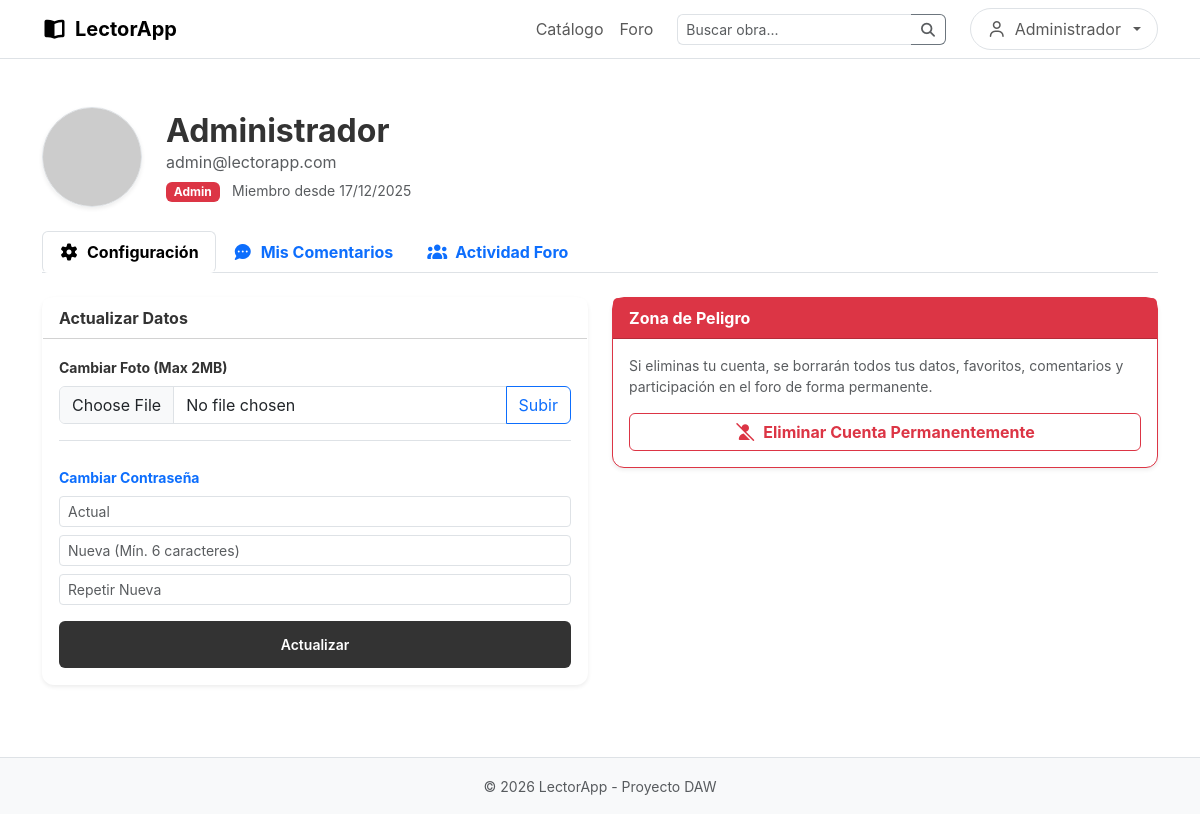
The app's page /perfil.php (signed in) with its own data.
### tables this page shows
CREATE TABLE `usuarios` (
  `id` int(11) NOT NULL,
  `nombre` varchar(50) NOT NULL,
  `email` varchar(100) NOT NULL,
  `password` varchar(255) NOT NULL,
  `rol` enum('admin','lector') DEFAULT 'lector',
  `fecha_registro` datetime DEFAULT current_timestamp(),
  `foto` varchar(255) DEFAULT NULL,
  `fecha_desbloqueo` datetime DEFAULT NULL
);

### perfil.php (the view, shortened to what this page needs)
<?php
require 'includes/db.php';
$nombreUser = $_SESSION['usuario'];
$sql = "SELECT * FROM usuarios WHERE nombre = ?";
$stmt = $conn->prepare($sql);
$stmt->bind_param("s", $nombreUser);
$stmt->execute();
$usuario = $stmt->get_result()->fetch_assoc();
?>
<?php include 'includes/header.php'; ?>
<main class="container py-5">
    <div class="row mb-4 align-items-center">
        <div class="col-md-auto text-center">
            <?php $foto_mostrar = !empty($usuario['foto']) ? $usuario['foto'] : 'https://via.placeholder.com/150'; ?>
            <img src="<?php echo $foto_mostrar; ?>" class="rounded-circle border shadow-sm" width="100" height="100" style="object-fit: cover;">
        </div>
        <div class="col-md">
            <h2 class="mb-0 fw-bold"><?php echo htmlspecialchars($usuario['nombre']); ?></h2>
            <p class="text-muted mb-1"><?php echo htmlspecialchars($usuario['email']); ?></p>
            <span class="badge <?php echo $usuario['rol'] == 'admin' ? 'bg-danger' : 'bg-info'; ?>">
                <?php echo ucfirst($usuario['rol']); ?>
            </span>
            <span class="text-muted small ms-2">Miembro desde <?php echo date('d/m/Y', strtotime($usuario['fecha_registro'])); ?></span>
        </div>
    </div>
    <ul class="nav nav-tabs mb-4" id="myTab" role="tablist">
        <li class="nav-item" role="presentation">
            <button class="nav-link active fw-bold" id="config-tab" data-bs-toggle="tab" data-bs-target="#config" type="button">
                <i class="fas fa-cog me-2"></i>Configuración
            </button>
        </li>
        <li class="nav-item" role="presentation">
            <button class="nav-link fw-bold" id="actividad-tab" data-bs-toggle="tab" data-bs-target="#actividad" type="button">
                <i class="fas fa-comment-dots me-2"></i>Mis Comentarios
            </button>
        </li>
        <li class="nav-item" role="presentation">
            <button class="nav-link fw-bold" id="foro-tab" data-bs-toggle="tab" data-bs-target="#foro" type="button">
                <i class="fas fa-users me-2"></i>Actividad Foro
            </button>
        </li>
    </ul>
    <div class="tab-content" id="myTabContent">
        <div class="tab-pane fade show active" id="config" role="tabpanel">
            <div class="row">
                <div class="col-md-6 mb-4">
                    <div class="card shadow-sm h-100">
                        <div class="card-header bg-white fw-bold">Actualizar Datos</div>
                        <div class="card-body">
                            <form method="POST" enctype="multipart/form-data" class="mb-4 pb-3 border-bottom">
                                <label class="form-label small fw-bold">Cambiar Foto (Max 2MB)</label>
                                <div class="input-group">
                                    <input type="file" name="foto_perfil" class="form-control" accept=".jpg,.jpeg,.png,.webp" required>
                                    <button class="btn btn-outline-primary" type="submit">Subir</button>
                                </div>
                            </form>
                            <form method="POST">
                                <label class="form-label small fw-bold text-primary">Cambiar Contraseña</label>
                                <div class="mb-2">
                                    <input type="password" name="pass_actual" class="form-control form-control-sm" placeholder="Actual" required>
                                </div>
                                <div class="mb-2">
                                    <input type="password" name="pass_nueva" class="form-control form-control-sm" placeholder="Nueva (Mín. 6 caracteres)" required>
                                </div>
                                <div class="mb-3">
                                    <input type="password" name="pass_confirm" class="form-control form-control-sm" placeholder="Repetir Nueva" required>
                                </div>
                                <div class="d-grid">
                                    <button type="submit" class="btn btn-primary btn-sm">Actualizar</button>
                                </div>
                            </form>
                        </div>
                    </div>
                </div>
                <div class="col-md-6 mb-4">
                    <div class="card border-danger shadow-sm">
                        <div class="card-header bg-danger text-white fw-bold">Zona de Peligro</div>
                        <div class="card-body">
                            <p class="small text-muted">Si eliminas tu cuenta, se borrarán todos tus datos, favoritos, comentarios y participación en el foro de forma permanente.</p>
                            <form action="borrar_cuenta.php" method="POST" onsubmit="return confirm('¿Estás COMPLETAMENTE SEGURO? No hay vuelta atrás.');">
                                <button type="submit" class="btn btn-outline-danger w-100 fw-bold">
                                    <i class="fas fa-user-slash me-2"></i>Eliminar Cuenta Permanentemente
                                </button>
                            </form>
                        </div>
                    </div>
                </div>
            </div>
        </div>
    </div>
</main>
<?php include 'includes/footer.php'; ?>

### assets/css/styles.css (style rules this page uses)
html { overflow-y: scroll; }
:root { --primary-color: #333; --accent-color: #f4f4f5; --star-color: #fbbf24; --blue-action: #2563eb; }
* { margin: 0; padding: 0; box-sizing: border-box; }
body { font-family: 'Inter', sans-serif; background-color: #fff; color: var(--primary-color); display: flex; flex-direction: column; min-height: 100vh; }
main { padding: 2rem 5%; max-width: 1400px; margin: 0 auto; flex: 1; width: 100%; }
button { padding: 0.5rem 1rem; cursor: pointer; background: #fff; border: 1px solid #ccc; border-radius: 6px; }
.card { background: #fff; border-radius: 12px; cursor: pointer; transition: transform 0.2s; display: flex; flex-direction: column; text-decoration: none; color: inherit; border: 1px solid transparent; }
.btn-primary { background-color: var(--primary-color); color: white; padding: 0.8rem 1.5rem; border: none; border-radius: 6px; cursor: pointer; width: 100%; font-weight: 600; }

### records on screen
usuarios: nombre "Administrador", email "admin@lectorapp.com", rol "Admin", fecha_registro "17/12/2025"

### other values on screen
$_SESSION['usuario'] "Administrador"
